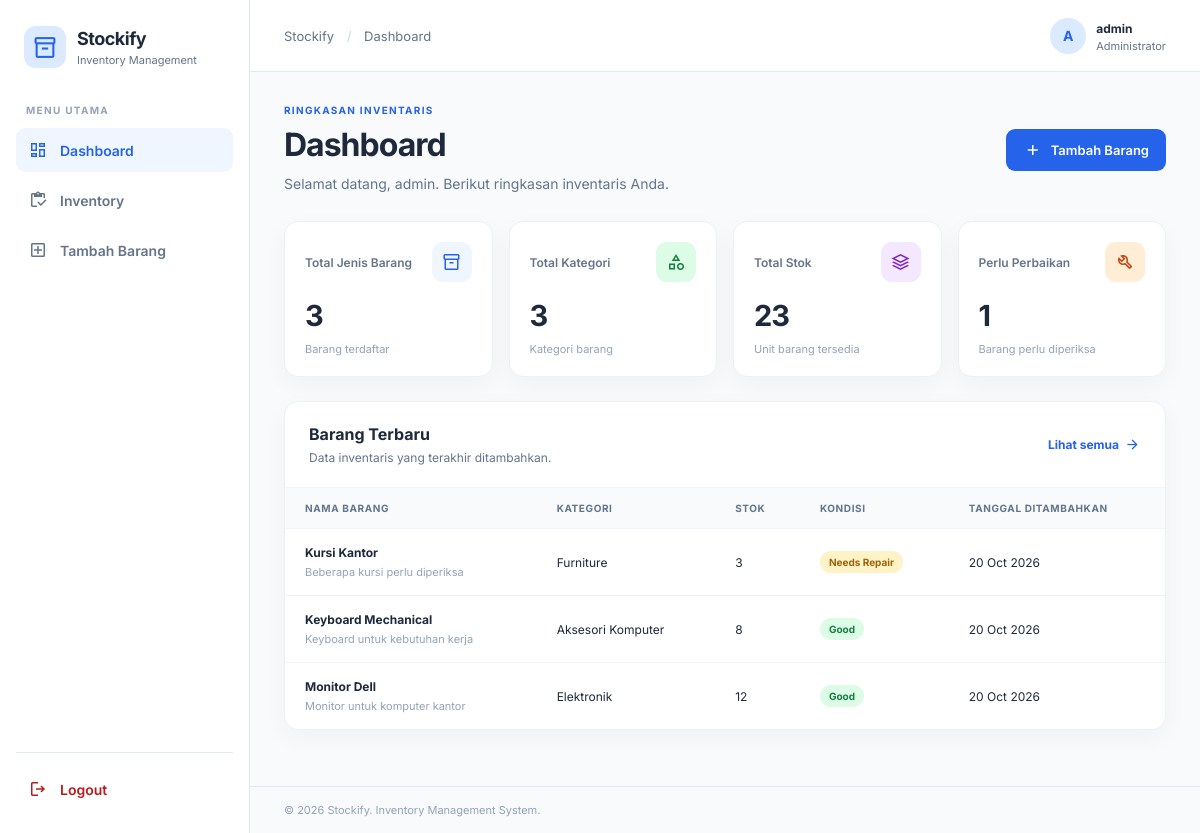
The app's page /dashboard.php (signed in) with its own data.
### tables this page shows
CREATE TABLE IF NOT EXISTS items (
    id INT UNSIGNED AUTO_INCREMENT PRIMARY KEY,
    item_name VARCHAR(150) NOT NULL,
    category VARCHAR(100) NOT NULL,
    quantity INT UNSIGNED NOT NULL DEFAULT 0,
    condition_status ENUM('Good', 'Needs Repair', 'Damaged') NOT NULL DEFAULT 'Good',
    description TEXT NULL,
    created_at TIMESTAMP DEFAULT CURRENT_TIMESTAMP,
    updated_at TIMESTAMP DEFAULT CURRENT_TIMESTAMP ON UPDATE CURRENT_TIMESTAMP
);

### dashboard.php (the view, shortened to what this page needs)
<?php
require_once 'config/database.php';
$totalItems = (int)$pdo->query('SELECT COUNT(*) FROM items')->fetchColumn();
$totalCategories = (int)$pdo->query("SELECT COUNT(DISTINCT category) FROM items WHERE category <> ''")->fetchColumn();
$totalStock = (int)$pdo->query('SELECT COALESCE(SUM(quantity), 0) FROM items')->fetchColumn();
$needsRepair = (int)$pdo->query("SELECT COUNT(*) FROM items WHERE condition_status = 'Needs Repair'")->fetchColumn();
$recentItems = $pdo->query('SELECT * FROM items ORDER BY created_at DESC, id DESC LIMIT 5')->fetchAll();
$pageTitle = 'Dashboard';
require 'includes/header.php';
?>
<section class="page-heading">
    <div><p class="eyebrow">RINGKASAN INVENTARIS</p><h1>Dashboard</h1><p>Selamat datang, <?= htmlspecialchars($_SESSION['admin_username']) ?>. Berikut ringkasan inventaris Anda.</p></div>
    <a class="btn btn-primary" href="tambah_barang.php"><span class="material-symbols-outlined">add</span>Tambah Barang</a>
</section>
<div class="stats-grid">
    <article class="stat-card"><div class="stat-top"><span>Total Jenis Barang</span><span class="stat-icon blue material-symbols-outlined">inventory_2</span></div><strong><?= number_format($totalItems) ?></strong><small>Barang terdaftar</small></article>
    <article class="stat-card"><div class="stat-top"><span>Total Kategori</span><span class="stat-icon green material-symbols-outlined">category</span></div><strong><?= number_format($totalCategories) ?></strong><small>Kategori barang</small></article>
    <article class="stat-card"><div class="stat-top"><span>Total Stok</span><span class="stat-icon purple material-symbols-outlined">stacks</span></div><strong><?= number_format($totalStock) ?></strong><small>Unit barang tersedia</small></article>
    <article class="stat-card"><div class="stat-top"><span>Perlu Perbaikan</span><span class="stat-icon orange material-symbols-outlined">build</span></div><strong><?= number_format($needsRepair) ?></strong><small>Barang perlu diperiksa</small></article>
</div>
<section class="panel">
    <div class="panel-heading"><div><h2>Barang Terbaru</h2><p>Data inventaris yang terakhir ditambahkan.</p></div><a class="text-link" href="barang.php">Lihat semua <span class="material-symbols-outlined">arrow_forward</span></a></div>
    <?php if (!$recentItems): ?>
        <div class="empty-state"><span class="material-symbols-outlined">inventory</span><h3>Belum ada barang</h3><p>Tambahkan barang pertama untuk mulai mengelola inventaris.</p><a href="tambah_barang.php" class="btn btn-primary">Tambah Barang</a></div>
    <?php else: ?>
    <div class="table-wrap"><table><thead><tr><th>Nama Barang</th><th>Kategori</th><th>Stok</th><th>Kondisi</th><th>Tanggal Ditambahkan</th></tr></thead><tbody>
    <?php foreach ($recentItems as $item): ?>
    <tr><td><strong><?= htmlspecialchars($item['item_name']) ?></strong><small class="table-sub"><?= htmlspecialchars($item['description'] ?: 'Tidak ada deskripsi') ?></small></td><td><?= htmlspecialchars($item['category']) ?></td><td><?= number_format((int)$item['quantity']) ?></td><td><span class="status status-<?= strtolower(str_replace(' ', '-', $item['condition_status'])) ?>"><?= htmlspecialchars($item['condition_status']) ?></span></td><td><?= date('d M Y', strtotime($item['created_at'])) ?></td></tr>
    <?php endforeach; ?>
    </tbody></table></div>
    <?php endif; ?>
</section>
<?php require 'includes/footer.php'; ?>

### includes/header.php (shortened to what this page needs)
<?php
$pageTitle = $pageTitle ?? 'Stockify';
$currentPage = basename($_SERVER['PHP_SELF']);
?>
<!DOCTYPE html>
<html lang="id">
<head>
    <link rel="stylesheet" href="assets/css/style.css">
</head>
<body>
<div class="app-shell">
    <aside class="sidebar" id="sidebar">
        <a class="brand" href="dashboard.php">
            <span class="brand-mark material-symbols-outlined">inventory_2</span>
            <span><strong>Stockify</strong><small>Inventory Management</small></span>
        </a>
        <p class="nav-label">MENU UTAMA</p>
        <nav class="nav-links">
            <a class="<?= $currentPage === 'dashboard.php' ? 'active' : '' ?>" href="dashboard.php"><span class="material-symbols-outlined">dashboard</span>Dashboard</a>
            <a class="<?= $currentPage === 'barang.php' ? 'active' : '' ?>" href="barang.php"><span class="material-symbols-outlined">inventory</span>Inventory</a>
            <a class="<?= $currentPage === 'tambah_barang.php' ? 'active' : '' ?>" href="tambah_barang.php"><span class="material-symbols-outlined">add_box</span>Tambah Barang</a>
        </nav>
        <div class="sidebar-bottom">
            <a href="logout.php" class="logout-link" data-confirm="Yakin ingin logout?"><span class="material-symbols-outlined">logout</span>Logout</a>
        </div>
    </aside>
    <div class="main-area">
        <header class="topbar">
            <div class="breadcrumb">Stockify <span>/</span> <?= htmlspecialchars($pageTitle) ?></div>
            <div class="profile"><div class="avatar"><?= strtoupper(substr($_SESSION['admin_username'] ?? 'A', 0, 1)) ?></div><div><strong><?= htmlspecialchars($_SESSION['admin_username'] ?? 'Admin') ?></strong><small>Administrator</small></div></div>
        </header>
        <main class="page-content">

### includes/footer.php
        </main>
        <footer class="footer">© <?= date('Y') ?> Stockify. Inventory Management System.</footer>
    </div>
</div>
</body>
</html>

### records on screen
items: item_name "Kursi Kantor", description "Beberapa kursi perlu diperiksa", category "Furniture", quantity "3", condition_status "Needs Repair", created_at "20 Oct 2026"
items: item_name "Keyboard Mechanical", description "Keyboard untuk kebutuhan kerja", category "Aksesori Komputer", quantity "8", condition_status "Good", created_at "20 Oct 2026"
items: item_name "Monitor Dell", description "Monitor untuk komputer kantor", category "Elektronik", quantity "12", condition_status "Good", created_at "20 Oct 2026"

### other values on screen
$pageTitle "Dashboard"
substr($_SESSION['admin_username'] ?? 'A', 0, 1) "A"
$_SESSION['admin_username'] "admin"
$totalItems "3"
$totalCategories "3"
$totalStock "23"
$needsRepair "1"
